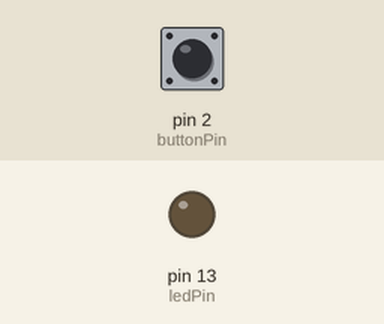
Bench run of a sketch on a simulated Arduino Uno, built with avr-gcc and run on an emulated ATmega328P. On the bench: output pins drawn as LEDs (lit = HIGH). Dashed ring = blinking. The test bench sets the inputs (shaded band); at power-on: pin 2 (buttonPin) HIGH.

Above: at 1.2 s.
1.3 s: pin 2 (buttonPin) pulled LOW for 3.2 s
At 2.1 s:
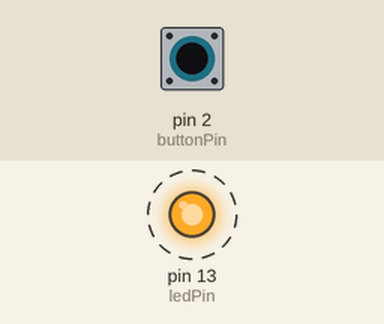
6.0 s: pin 2 (buttonPin) pulled LOW for 0.15 s
At 7.2 s:
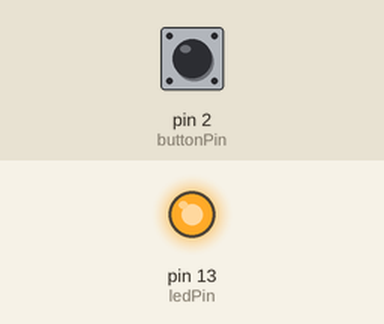
7.6 s: pin 2 (buttonPin) pulled LOW for 1 s
At 8.5 s:
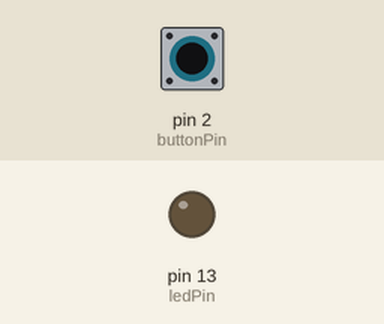
Timing chart, 0 to 10.6 s (numbered marks = the images above; inputs shaded):
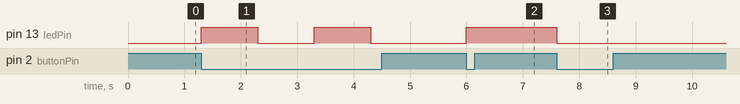

Measured:
- after the input at 1.3 s, pin 13 (ledPin): alternates HIGH for 1.0 s and LOW for 1.0 s, starting at once
- after the input at 6.0 s, pin 13 (ledPin): LOW → HIGH at once
- after the input at 7.6 s, pin 13 (ledPin): HIGH → LOW at once

The sketch:

sketch_toggle.ino
```cpp
// using my own code

const int buttonPin = 2;
const int ledPin = 13;

void setup() {

  pinMode(ledPin, OUTPUT);
  pinMode(buttonPin, INPUT_PULLUP);

}

void loop() {

 int buttonState = digitalRead(buttonPin);
 int ledState = digitalRead(ledPin);

if (ledState == LOW && buttonState == LOW) {
 digitalWrite(ledPin, HIGH);
 delay(1000);
}

else if (ledState == HIGH && buttonState == LOW) {
 digitalWrite(ledPin, LOW);
delay(1000);
}


}
```
